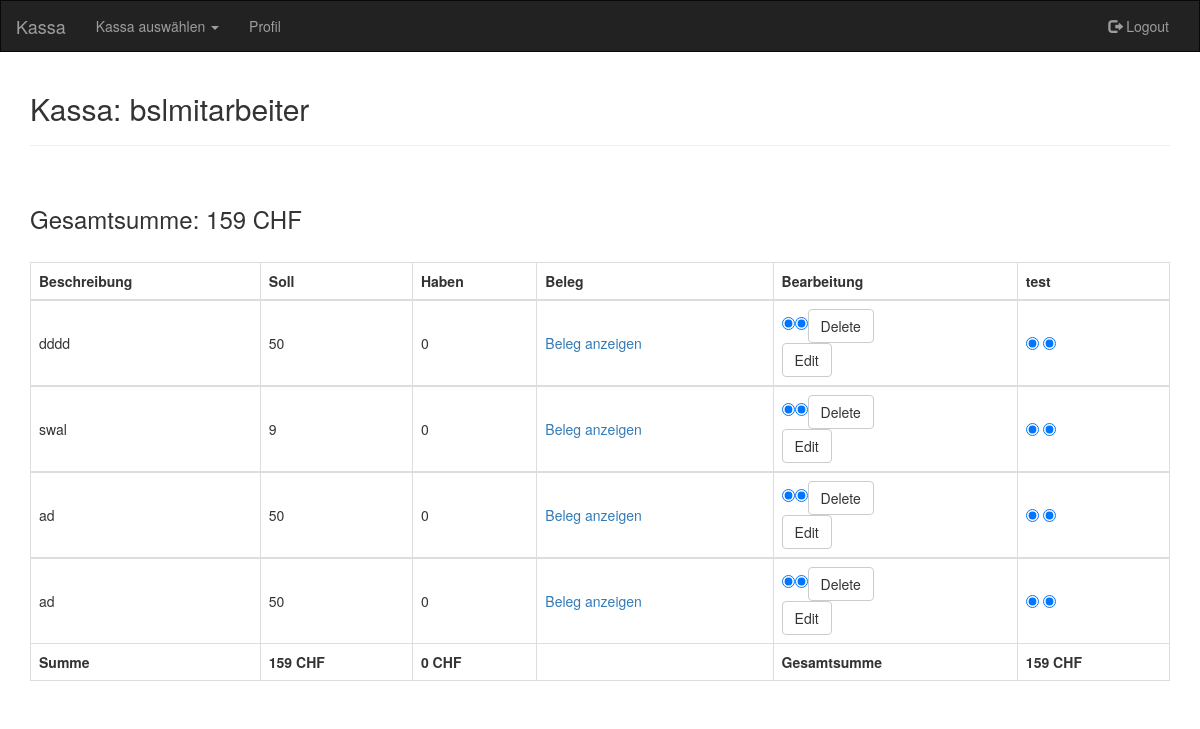
Screenshot of /bslmitarbeiter.php (signed in) with the database file from the repository.
### tables this page shows
CREATE TABLE `bslmitarbeiter` (
  `id` int(10) NOT NULL,
  `beschreibung` varchar(255) NOT NULL,
  `soll` int(11) NOT NULL,
  `haben` int(11) NOT NULL,
  `file` varchar(100) NOT NULL,
  `type` varchar(30) NOT NULL,
  `size` int(11) NOT NULL
);

### bslmitarbeiter.php (the view, shortened to what this page needs)
<?php
	include("connection.php");
?>
<!DOCTYPE html>
<html lang="de">
<head>
  <link rel="stylesheet" href="https://maxcdn.bootstrapcdn.com/bootstrap/3.3.7/css/bootstrap.min.css">
</head>
<body>
<nav class="navbar navbar-inverse">
  <div class="container-fluid">
    <div class="navbar-header">
      <a class="navbar-brand" href="kassa.php">Kassa</a>
    </div>
    <div class="collapse navbar-collapse" id="myNavbar">
      <ul class="nav navbar-nav">
        <li class="dropdown">
          <a class="dropdown-toggle" data-toggle="dropdown" href="#">Kassa auswählen <span class="caret"></span></a>
        </li>
        <li><a href="#">Profil</a></li>
      </ul>
      <ul class="nav navbar-nav navbar-right">
        <li><a href="logout.php"><span class="glyphicon glyphicon-log-out"></span> Logout</a></li>
      </ul>
    </div>
  </div>
</nav>
<?php
	$datenbankname = basename(__FILE__, '.php');
?>
<div class="container">
  		<h2> Kassa: <?php echo $datenbankname; ?> </h2>
		<hr>
		<?php
				$sql="SELECT sum(soll)-sum(haben) as totalsollhaben FROM $datenbankname;";
				$result_set=mysqli_query($db, $sql);
				while ($row = mysqli_fetch_assoc($result_set))
				{?>
					<h3>Gesamtsumme: <?php echo $row['totalsollhaben']; ?> CHF</h3>
				  <?php
				}
		?>
				<table class="table table-bordered">
				<thead>
				<tr>
					<th id="thbeschreibung">Beschreibung</th>
					<th>Soll</th>
					<th>Haben</th>
					<th>Beleg</th>
					<th>Bearbeitung</th>
					<th>test</th>
				</tr>
				</thead>
				<?php
				$datenbankname = basename(__FILE__, '.php');
				?>
				<?php
				$sql="SELECT * FROM bslmitarbeiter ORDER BY id DESC";
				$result_set=mysqli_query($db, $sql);
				while($row=mysqli_fetch_array($result_set))
				{
					?>
						<tbody>
						<tr style="height: 65px">
							<td id="tdbeschreibung" style="vertical-align: middle;"><?php echo $row['beschreibung'] ?></td>
							<td style="vertical-align: middle;"><?php echo $row['soll'] ?></td>
							<td style="vertical-align: middle;"><?php echo $row['haben'] ?></td>
							<td style="vertical-align: middle;"><a href="uploads/<?php echo $row['file'] ?>">Beleg anzeigen</a></td>
							<td style="vertical-align: middle;"><form action="todelete.php" method="post"><input type="radio" value="<?php echo $row['id'] ?>" name="iddelete" checked="checked"></input><input type="radio" value="<?php echo $datenbankname ?>" name="datenbankname" checked="checked"></input><button type="submit" class="btn btn-default">Delete</button></form><form action="toedit.php" method="post"><button type="submit" class="btn btn-default">Edit</button></td>
							<td style="vertical-align: middle;"><input type="radio" value="<?php echo $row['id'] ?>" name="idedit" checked="checked"></input>
							<input type="radio" value="<?php echo $datenbankname ?>" name="datenbankname" checked="checked"></input></form></td>
						</tr>
						</tbody>
					<?php
				}
				?>
				<?php
				$sql="SELECT sum(soll) as totalsoll FROM bslmitarbeiter";
				$result_set=mysqli_query($db, $sql);
				while ($row = mysqli_fetch_assoc($result_set))
				{?>
				<tfoot>
				<tr id="summe">
				<th>Summe</th>
					<th><?php echo $row['totalsoll']; ?> CHF</th>
				  <?php
				}
				$sql="SELECT sum(haben) as totalhaben FROM bslmitarbeiter";
				$result_set=mysqli_query($db, $sql);
				while ($row = mysqli_fetch_assoc($result_set))
				{?>
					<th><?php echo $row['totalhaben']; ?> CHF</th>
				  <?php
				}?>
				<th></th>
				<th>Gesamtsumme</th>
				<?php
				$sql="SELECT sum(soll)-sum(haben) as totalsollhaben FROM bslmitarbeiter";
				$result_set=mysqli_query($db, $sql);
				while ($row = mysqli_fetch_assoc($result_set))
				{?>
					<th><?php echo $row['totalsollhaben']; ?> CHF</th>
				  <?php
				}
				?>
				</tr>
				</tfoot>
			</table>
</div>
</body>
</html>

### bslmitarbeiter.php (style rules this page uses)
h3 { margin-bottom: 30px; margin-top: 60px; }
nav.navbar { border-radius: 0px; }

### rows the page displays
bslmitarbeiter: beschreibung "dddd", soll "50", haben "0"
bslmitarbeiter: beschreibung "swal", soll "9", haben "0"
bslmitarbeiter: beschreibung "ad", soll "50", haben "0"
bslmitarbeiter: beschreibung "ad", soll "50", haben "0"

### other values shown
$datenbankname "bslmitarbeiter"
$row['totalsollhaben'] "159"
$row['totalsoll'] "159"
$row['totalhaben'] "0"
